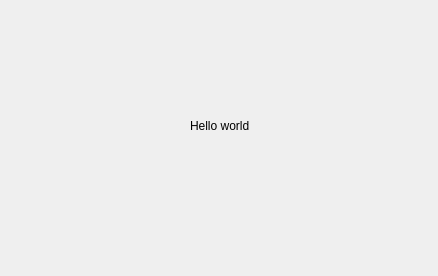
<?xml version="1.0" encoding="UTF-8"?>
<ui version="4.0">
 <class>Widget</class>
 <widget class="QWidget" name="Widget">
  <property name="geometry">
   <rect>
    <x>0</x>
    <y>0</y>
    <width>438</width>
    <height>276</height>
   </rect>
  </property>
  <property name="windowTitle">
   <string>Widget</string>
  </property>
  <widget class="QLabel" name="label">
   <property name="geometry">
    <rect>
     <x>190</x>
     <y>110</y>
     <width>61</width>
     <height>31</height>
    </rect>
   </property>
   <property name="text">
    <string>Hello world</string>
   </property>
  </widget>
 </widget>
 <resources/>
 <connections/>
</ui>
